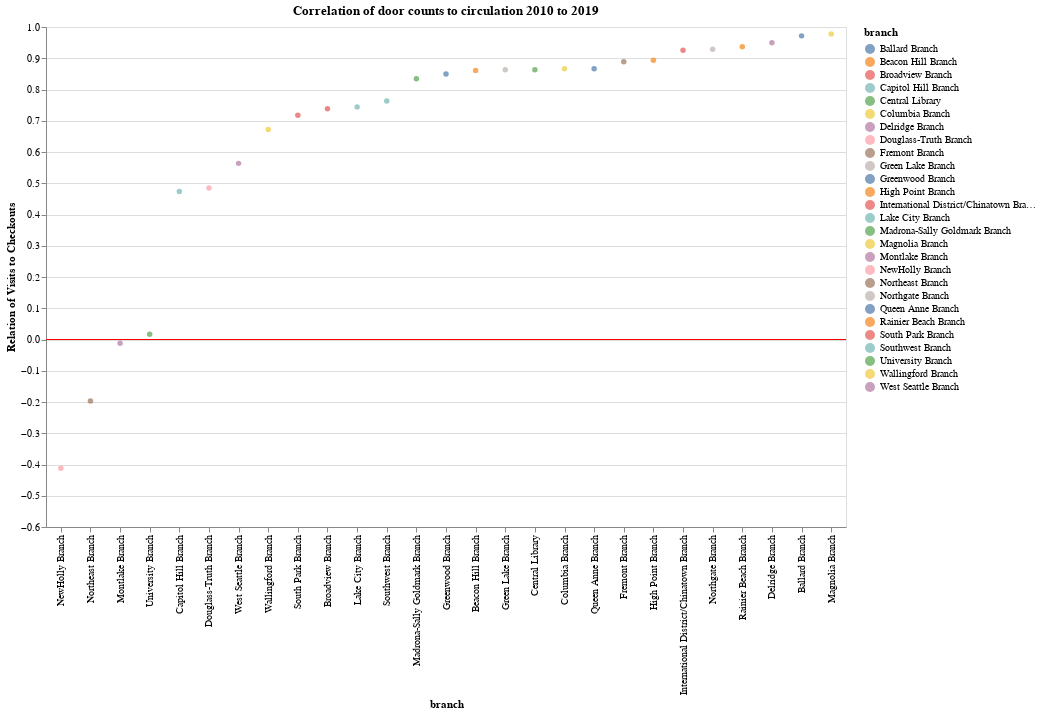

The notebook cell saved with this chart:
### Code cell
useage = chart + zero_mark
useage

### Figure 1 — Vega-Lite specification as saved in the notebook (floating-point values rounded to 4 significant figures)
{"config": {"view": {"continuousWidth": 400, "continuousHeight": 300}}, "layer": [{"data": {"name": "data-ceea63c444647adf8cdccec322de292e"}, "mark": "circle", "encoding": {"color": {"type": "nominal", "field": "branch"}, "tooltip": [{"type": "nominal", "field": "branch", "title": "Branch: "}], "x": {"type": "nominal", "field": "branch", "sort": "y"}, "y": {"type": "quantitative", "field": "r_values", "title": "Relation of Visits to Checkouts"}}, "height": 500, "title": "Correlation of door counts to circulation 2010 to 2019", "width": 800}, {"data": {"name": "data-06fd9f850666401b4599de5588b60692"}, "mark": {"type": "rule", "color": "red"}, "encoding": {"y": {"type": "quantitative", "field": "y"}}}], "$schema": "https://vega.github.io/schema/vega-lite/v4.8.1.json", "datasets": {"data-ceea63c444647adf8cdccec322de292e": [{"branch": "Northgate Branch", "r_values": 0.9288}, {"branch": "High Point Branch", "r_values": 0.8936}, {"branch": "Rainier Beach Branch", "r_values": 0.9366}, {"branch": "Douglass-Truth Branch", "r_values": 0.4845}, {"branch": "Magnolia Branch", "r_values": 0.978}, {"branch": "NewHolly Branch", "r_values": -0.412}, {"branch": "Ballard Branch", "r_values": 0.9716}, {"branch": "Greenwood Branch", "r_values": 0.8496}, {"branch": "Northeast Branch", "r_values": -0.1971}, {"branch": "International District/Chinatown Branch", "r_values": 0.9256}, {"branch": "Capitol Hill Branch", "r_values": 0.4734}, {"branch": "Wallingford Branch", "r_values": 0.6717}, {"branch": "Lake City Branch", "r_values": 0.7444}, {"branch": "Broadview Branch", "r_values": 0.7383}, {"branch": "Montlake Branch", "r_values": -0.01229}, {"branch": "South Park Branch", "r_values": 0.7174}, {"branch": "Delridge Branch", "r_values": 0.9494}, {"branch": "Columbia Branch", "r_values": 0.8666}, {"branch": "University Branch", "r_values": 0.01715}, {"branch": "Queen Anne Branch", "r_values": 0.8667}, {"branch": "West Seattle Branch", "r_values": 0.5636}, {"branch": "Madrona-Sally Goldmark Branch", "r_values": 0.8345}, {"branch": "Green Lake Branch", "r_values": 0.8628}, {"branch": "Beacon Hill Branch", "r_values": 0.8606}, {"branch": "Central Library", "r_values": 0.8634}, {"branch": "Fremont Branch", "r_values": 0.8888}, {"branch": "Southwest Branch", "r_values": 0.7629}], "data-06fd9f850666401b4599de5588b60692": [{"y": 0}]}}
